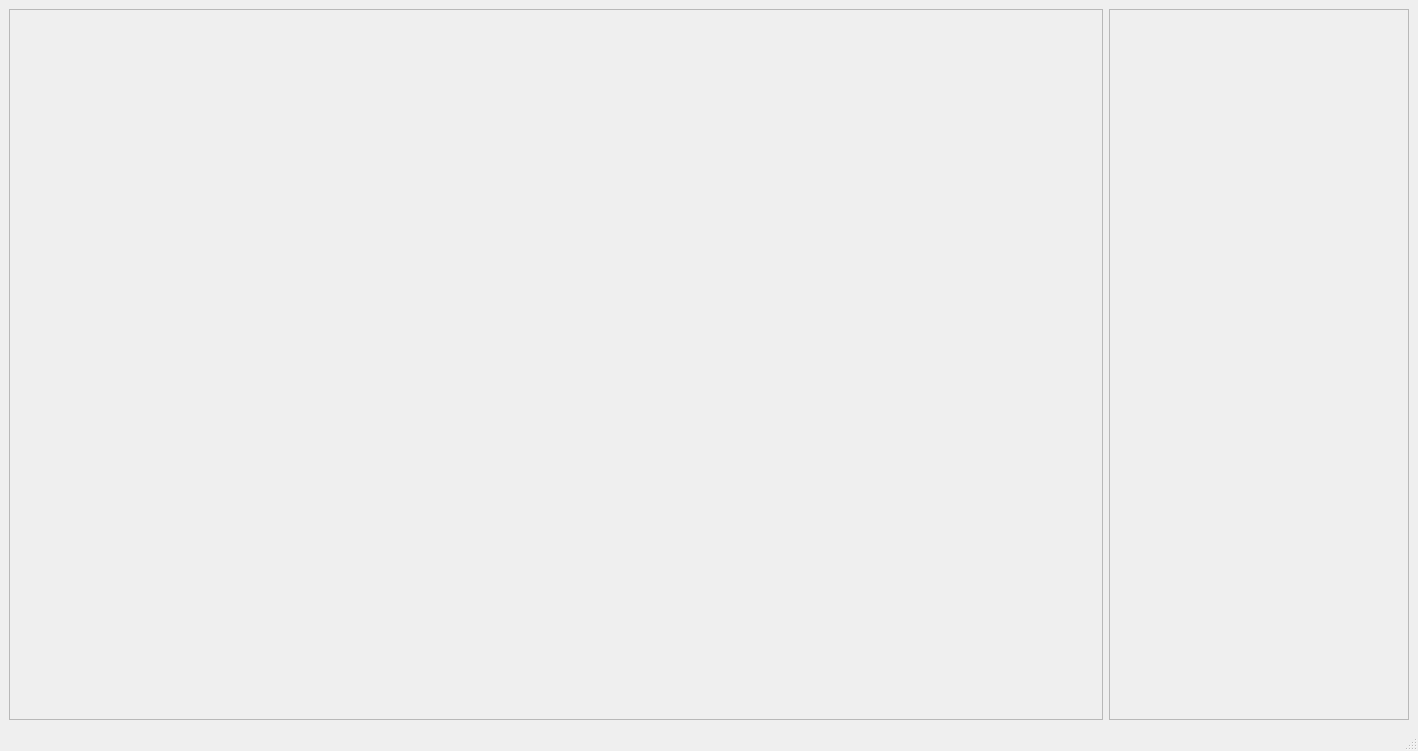
<?xml version="1.0" encoding="UTF-8"?>
<ui version="4.0">
 <class>MainWindow</class>
 <widget class="QMainWindow" name="MainWindow">
  <property name="geometry">
   <rect>
    <x>0</x>
    <y>0</y>
    <width>1418</width>
    <height>751</height>
   </rect>
  </property>
  <property name="windowTitle">
   <string>MainWindow</string>
  </property>
  <widget class="QWidget" name="centralwidget">
   <layout class="QHBoxLayout" name="horizontalLayout">
    <item>
     <widget class="QFrame" name="leftFrame">
      <property name="frameShape">
       <enum>QFrame::StyledPanel</enum>
      </property>
      <property name="frameShadow">
       <enum>QFrame::Raised</enum>
      </property>
      <layout class="QVBoxLayout" name="leftVerticalLayout">
       <property name="spacing">
        <number>0</number>
       </property>
       <property name="leftMargin">
        <number>0</number>
       </property>
       <property name="topMargin">
        <number>0</number>
       </property>
       <property name="rightMargin">
        <number>0</number>
       </property>
       <property name="bottomMargin">
        <number>0</number>
       </property>
       <item>
        <widget class="QWidget" name="dataInformationWidget" native="true">
         <property name="minimumSize">
          <size>
           <width>0</width>
           <height>0</height>
          </size>
         </property>
         <layout class="QHBoxLayout" name="dataInformationLayout">
          <property name="spacing">
           <number>0</number>
          </property>
          <property name="leftMargin">
           <number>0</number>
          </property>
          <property name="topMargin">
           <number>0</number>
          </property>
          <property name="rightMargin">
           <number>0</number>
          </property>
          <property name="bottomMargin">
           <number>0</number>
          </property>
          <item>
           <spacer name="horizontalSpacer">
            <property name="orientation">
             <enum>Qt::Horizontal</enum>
            </property>
            <property name="sizeHint" stdset="0">
             <size>
              <width>40</width>
              <height>20</height>
             </size>
            </property>
           </spacer>
          </item>
         </layout>
        </widget>
       </item>
      </layout>
     </widget>
    </item>
    <item>
     <widget class="QFrame" name="rightFrame">
      <property name="minimumSize">
       <size>
        <width>300</width>
        <height>0</height>
       </size>
      </property>
      <property name="maximumSize">
       <size>
        <width>300</width>
        <height>16777215</height>
       </size>
      </property>
      <property name="frameShape">
       <enum>QFrame::StyledPanel</enum>
      </property>
      <property name="frameShadow">
       <enum>QFrame::Raised</enum>
      </property>
      <layout class="QVBoxLayout" name="rightFrameLayout"/>
     </widget>
    </item>
   </layout>
  </widget>
  <widget class="QMenuBar" name="menubar">
   <property name="geometry">
    <rect>
     <x>0</x>
     <y>0</y>
     <width>1418</width>
     <height>26</height>
    </rect>
   </property>
  </widget>
  <widget class="QStatusBar" name="statusbar"/>
 </widget>
 <resources/>
 <connections/>
</ui>
